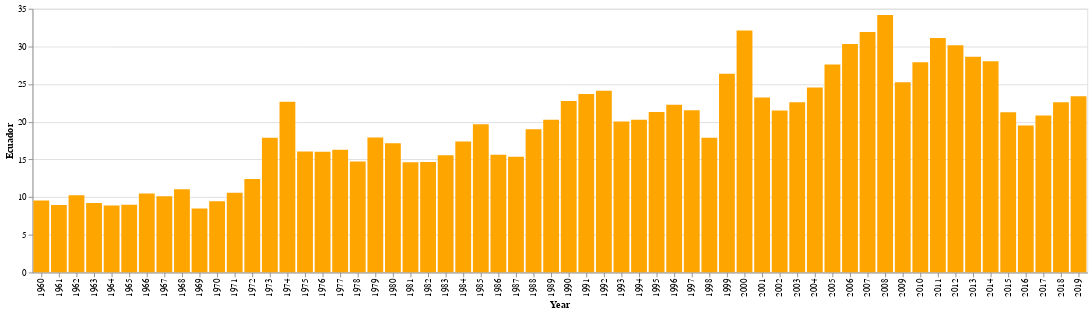

Source (notebook cell):
### Markdown cell above
<h2>
	<span style="color: #00ff00;">
		 Modelo Matemático
	</span>
</h2>

Para el modelo matemático utilizaremos una regresión lineal, el cual nos permitirá predecir valores del PIB en futuros años, para ello utilizaremos como entrada el año y como salida el PIB

### Code cell
alt.Chart(data).mark_bar(color='orange').encode(
    x=alt.X('Year',sort=alt.EncodingSortField(field="id", op="count", order='ascending')),
    y='Ecuador'
    ).interactive()
